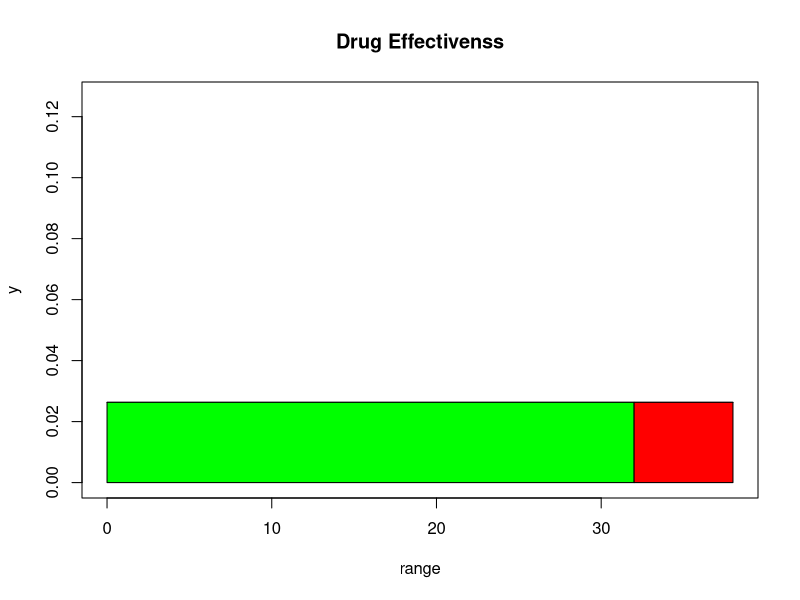
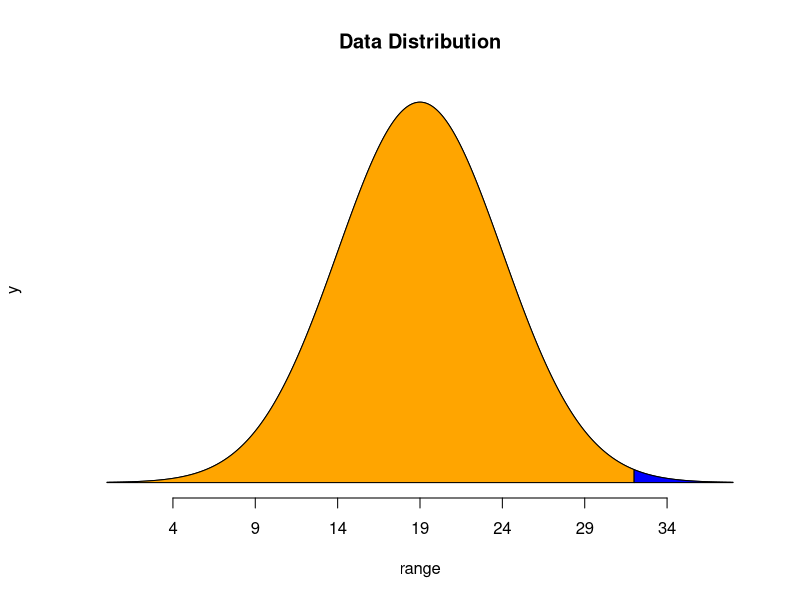
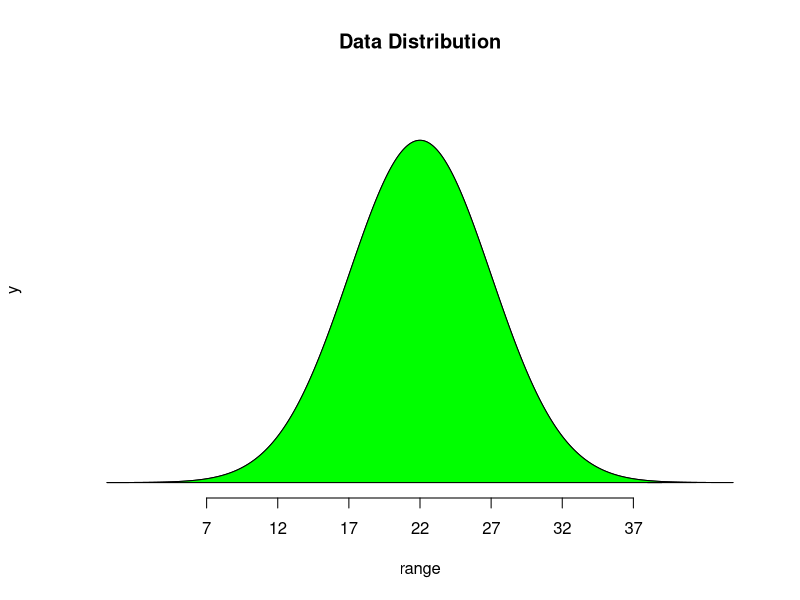

These charts were generated, in order, by the following R code:

# 1.a problem(optional for understanding in a bar plot)
a=0;b=38; x=32
range=seq(a,b,0.1)
y=dunif(range, a, b)
plot(range, y, type = 'l', ylim = c(0, max(y)+0.1), main = 'Drug Effectivenss')

cord.a=c(a, seq(a, x, 0.1),x)
cord.b=c(0, dunif(seq(a, x, 0.1), a, b),0)
polygon(cord.a, cord.b, col='green')

cord.c=c(x, seq(x, b, 0.1),b)
cord.d=c(0, dunif(seq(x, b, 0.1), a, b),0)
polygon(cord.c, cord.d, col='red')



#area of left and right
punif(x,a,b)*100  #benifited people in percentage
(1-punif(x,a,b))*100  
####################################################################
#Problem: 1.a 
# posterior distribution 
datamean=38/2
mu=datamean #mean
sigma=5 # standard deviation
x=32
range=seq(0, datamean*2, 0.01)
y=dnorm(range, mu, sigma)
plot(range, y, main='Data Distribution', type='l', ylim = c(0, max(y)+0.001), axes=FALSE)
axis(1, at=seq(mu-3*sigma, mu+3*sigma,sigma))
# area for x values benifit people
cord.a=c(0, seq(min(range),x, 0.01),x)
cord.b=c(0, dnorm(seq(min(range), x, 0.01), mu, sigma),0)
polygon(cord.a, cord.b, col='orange')
# area for not benifit people
cord.c=c(x, seq(x,max(range), 0.01),b)
cord.d=c(0, dnorm(seq(x,max(range), 0.01), mu, sigma),0)
polygon(cord.c, cord.d, col='blue')

#area of left and right
bmean1=punif(x,0,38)*100 #benifited people in percentage
nbmean1=100-bmean1


#################################################
# Problem 1.b
datamean=44/2
mu1=datamean #mean
sigma1=5 # standard deviation
x=39
range=seq(0, datamean*2, 0.01)
y=dnorm(range, mu1, sigma1)
plot(range, y, main='Data Distribution', type='l', ylim = c(0, max(y)+0.01), axes=FALSE)
axis(1, at=seq(mu1-3*sigma1, mu1+3*sigma1,sigma1))
# area for x values benifit people
cord.a=c(0, seq(min(range),x, 0.01),x)
cord.b=c(0, dnorm(seq(min(range), x, 0.01), mu1, sigma1),0)
polygon(cord.a, cord.b, col='green')
# area for not benifit people
cord.c=c(x, seq(x,max(range), 0.01),b)
cord.d=c(0, dnorm(seq(x,max(range), 0.01), mu1, sigma1),0)
polygon(cord.c, cord.d, col='red')

#area of left and right
bmean2=punif(x,0,44)*100 #benefited people in percentage
nbmean2=100-bmean2

#**************Difference of Benifitted people from Drug  *****************
bmean= bmean2-bmean1
cat('Benefited percentage of second drug over first one is:',bmean,'%')

# **********Credible interval difference of 95% for both*****************
intdiff=qnorm(0.95,(mu+mu1)/2,(sigma+sigma1)/2)
cat('Creditable interval difference of 95% is:', intdiff)
